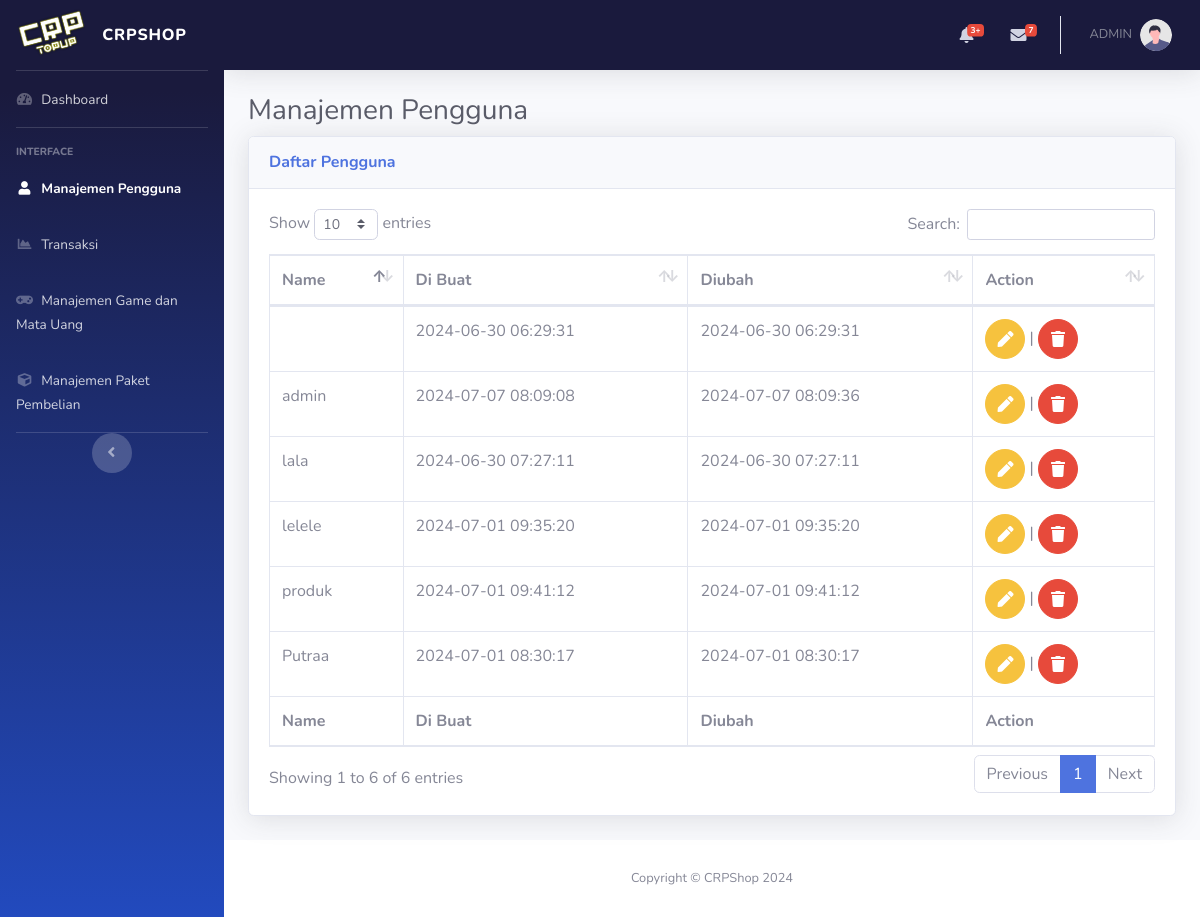
/admin/user-config.php, run on the app's committed database.
### tables this page shows
CREATE TABLE `users` (
  `id` int(11) NOT NULL,
  `name` varchar(100) NOT NULL,
  `username` varchar(100) NOT NULL,
  `email` varchar(255) NOT NULL,
  `password` varchar(100) NOT NULL,
  `role` enum('user','admin') NOT NULL DEFAULT 'user',
  `created_at` timestamp NOT NULL DEFAULT current_timestamp(),
  `updated_at` timestamp NOT NULL DEFAULT current_timestamp() ON UPDATE current_timestamp()
);

### admin/user-config.php (the view, shortened to what this page needs)
<!DOCTYPE html>
<html lang="en">
<head>
    <link href="vendor/fontawesome-free/css/all.min.css" rel="stylesheet" type="text/css">
    <link href="css/sb-admin-2.min.css" rel="stylesheet">
    <link href="vendor/datatables/dataTables.bootstrap4.min.css" rel="stylesheet">
</head>
<body id="page-top">
    <div id="wrapper">
        <?php
        include './component/sidebar.php';
        ?>
        <div id="content-wrapper" class="d-flex flex-column">
            <div id="content">
                <?php
                include "./component/topbar.php"; ?>
                <div class="container-fluid">
                    <h1 class="h3 mb-2 text-gray-800">Manajemen Pengguna</h1>
                    <div class="card shadow mb-4">
                        <div class="card-header py-3">
                            <h6 class="m-0 font-weight-bold text-primary">Daftar Pengguna</h6>
                        </div>
                        <div class="card-body">
                            <div class="table-responsive">
                                <?php
                                include '../koneksi.php';
                                $sql = "SELECT id,name,username,created_at,updated_at FROM users";
                                $result = $koneksi->query($sql);
                                ?>
                                <table class="table table-bordered" id="dataTable" width="100%" cellspacing="0">
                                    <thead>
                                        <tr>
                                            <th>Name</th>
                                            <th>Di Buat</th>
                                            <th>Diubah</th>
                                            <th>Action</th>
                                        </tr>
                                    </thead>
                                    <tfoot>
                                        <tr>
                                            <th>Name</th>
                                            <th>Di Buat</th>
                                            <th>Diubah</th>
                                            <th>Action</th>
                                        </tr>
                                    </tfoot>
                                    <tbody>
                                        <?php
                                        if ($result->num_rows > 0) {
                                            while ($row = $result->fetch_assoc()) {
                                                echo "<tr>";
                                                echo "<td>" . $row['name'] . "</td>";
                                                echo "<td>" . $row['created_at'] . "</td>";
                                                echo "<td>" . $row['updated_at'] . "</td>";
                                                echo '<td><a href="edit_user.php?id=' . $row['id'] . '" class="btn btn-warning btn-circle"><i class="fas fa-pen"></i></a> | <a href="#" class="btn btn-danger btn-circle" data-toggle="modal" data-target="#hapusModal" data-id="' . $row['id'] . '"><i class="fas fa-trash"></i></a></td>';
                                                echo "</tr>";
                                            }
                                        } else {
                                            echo "<tr><td colspan='4'>Tidak ada data User</td></tr>";
                                        }
                                        ?>
                                    </tbody>
                                </table>
                            </div>
                        </div>
                    </div>
                </div>
            </div>
            <?php include "./component/footer.php"; ?>
        </div>
    </div>
</body>
</html>

### data on the page
users: created_at "2024-06-30 06:29:31", updated_at "2024-06-30 06:29:31"
users: name "lala", created_at "2024-06-30 07:27:11", updated_at "2024-06-30 07:27:11"
users: name "Putraa", created_at "2024-07-01 08:30:17", updated_at "2024-07-01 08:30:17"
users: name "lelele", created_at "2024-07-01 09:35:20", updated_at "2024-07-01 09:35:20"
users: name "produk", created_at "2024-07-01 09:41:12", updated_at "2024-07-01 09:41:12"
users: name "admin", created_at "2024-07-07 08:09:08", updated_at "2024-07-07 08:09:36"
